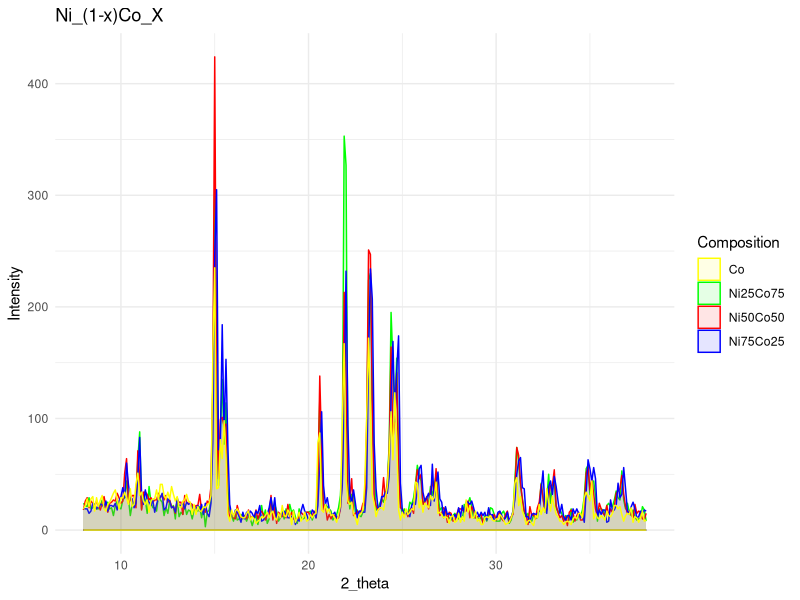
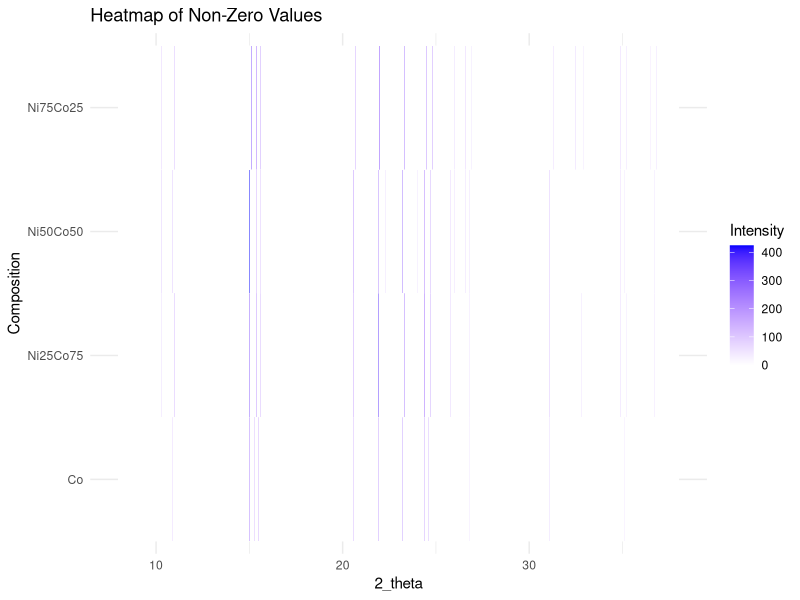

R code for these plots, in order:
library(tidyverse)

d1 <- read.table("AD Ni75Co25.dat")
d2 <- read.table("AR cO50nI50.dat")
d3 <- read.table("JGD Co75Ni25.dat")
d4 <- read.table("AD Co.dat")

# TODO: ADD Ni REF DATA AND SUBSAMPLE IT TO FIT

data <- bind_cols(d1, d2$V2, d3$V2, d4$V2)

colnames(data) <- c("2_theta", "Ni75Co25", "Ni50Co50", "Ni25Co75", "Co")

ggplot(data, aes(x = `2_theta`)) +
  geom_ribbon(aes(ymin = 0, ymax = `Ni25Co75`, fill = "Ni25Co75"),
    alpha = 0.1, color = "green"
  ) +
  geom_ribbon(aes(ymin = 0, ymax = `Ni50Co50`, fill = "Ni50Co50"),
    alpha = 0.1, color = "red"
  ) +
  geom_ribbon(aes(ymin = 0, ymax = `Ni75Co25`, fill = "Ni75Co25"),
    alpha = 0.1, color = "blue"
  ) +
  geom_ribbon(aes(ymin = 0, ymax = `Co`, fill = "Co"),
    alpha = 0.1, color = "yellow"
  ) +
  labs(
    title = "Ni_(1-x)Co_X",
    x = "2_theta",
    y = "Intensity",
    fill = "Composition"
  ) +
  scale_fill_manual(values = c(
    "Ni75Co25" = "blue", "Ni50Co50" = "red",
    "Ni25Co75" = "green", "Co" = "yellow"
  )) +
  theme_minimal()

# Threshold for peaks
threshold <- 40
# PERF: FIND BEST THRESHOLD VALUE

find_peaks <- function(data) {
  if (length(data) < 2) {
    return(NULL) # No peak in lists with 0 or 1 element
  }
  peaks <- rep(0, length(data))
  # Create a vector to store the value and index of the peaks
  for (i in 2:(length(data) - 1)) {
    if (data[i] > data[i - 1] && data[i] > data[i + 1]) { # Looking for a peak
      peaks[i] <- data[i]
    }
  }
  # Checking if the first and last value is a peak or not
  if (data[1] > data[2]) {
    peaks[1] <- data[1]
  }
  if (tail(data, 1) > tail(data, 2)[1]) {
    peaks[length(peaks)] <- data[length(data)]
  }
  return(peaks)
}

data_peaks <- data.frame(
  x = data$"2_theta",
  y1 = find_peaks(data$Ni75Co25), # Curve data
  y2 = find_peaks(data$Ni50Co50), # Point data 1
  y3 = find_peaks(data$Ni25Co75),
  y4 = find_peaks(data$Co)
)

# Filter all the data points with a certain threshold
data_peaks[, 2:5] <- data_peaks[, 2:5] * (data_peaks[, 2:5] > threshold)

colnames(data_peaks) <- c("2_theta", "Ni75Co25", "Ni50Co50", "Ni25Co75", "Co")

# Create a long-format data frame for ggplot
data_long <- pivot_longer(data_peaks,
  cols = -`2_theta`,
  names_to = "Composition", values_to = "Intensity"
)

# Plot using ggplot2 with geom_tile
ggplot(data_long, aes(x = `2_theta`, y = Composition, fill = Intensity)) +
  geom_tile(color = "white") +
  scale_fill_gradient(low = "white", high = "blue") +
  labs(
    title = "Heatmap of Non-Zero Values",
    x = "2_theta",
    y = "Composition",
    fill = "Intensity"
  ) +
  theme_minimal()

# TODO: FIND CLUSTER OF PEAKS TO ANALYSE THEM
